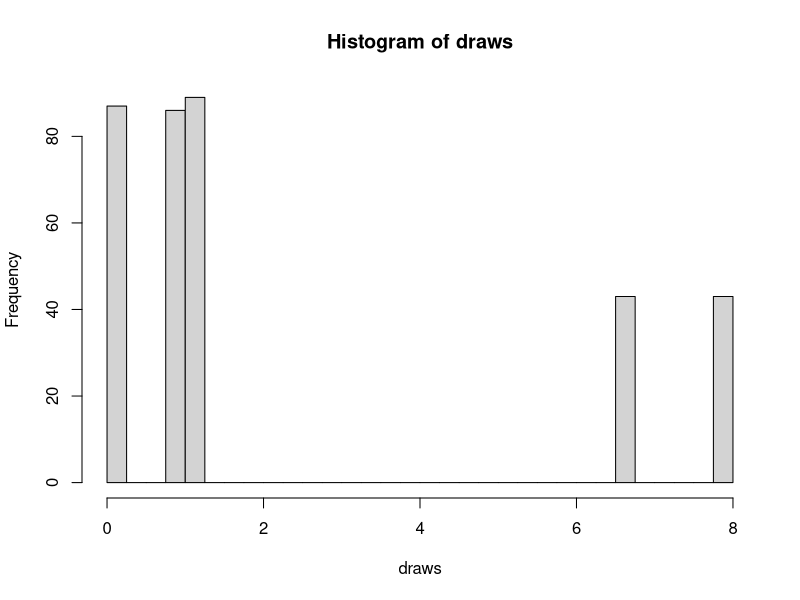
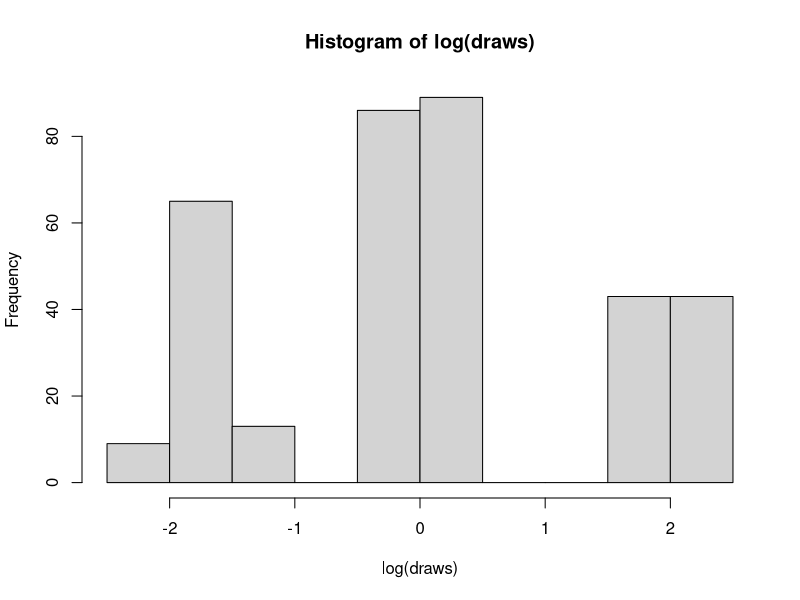
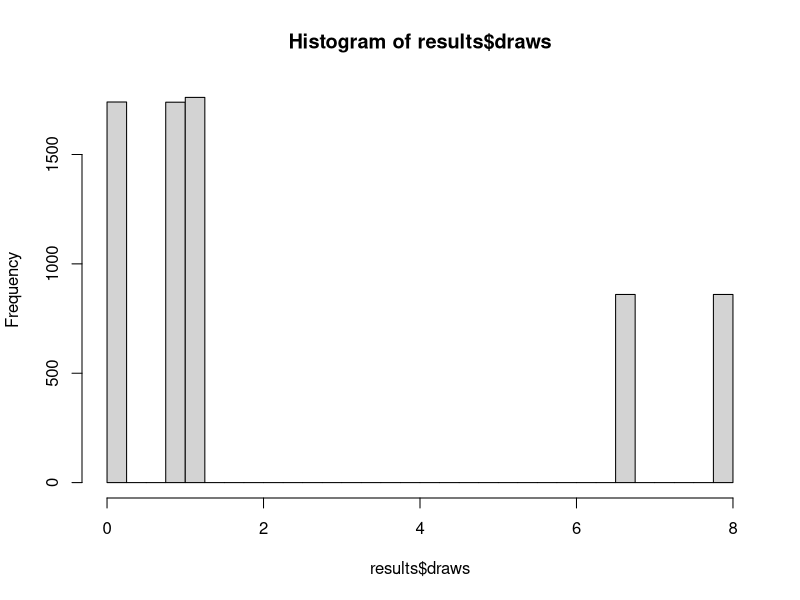
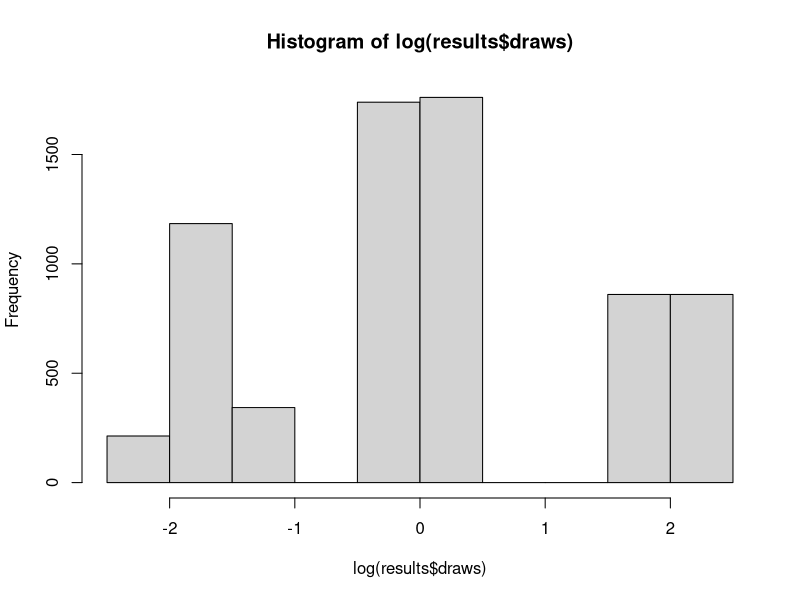

The R script that drew these images, in order: (Note: this script raises an error after producing the figures.)
# GR 0-1 occurrs about 200 times
# GR 1-2 occurrs about 100 times
# GR 6-8 occurrs about 100 times

ts_length <- 350
draws_a <- runif(ts_length*.25, min=.12, max=.25)
draws_b <- runif(ts_length*.5, min=.75, max=1.25)
draws_c <- runif(ts_length*.125, min=6.5, max=6.75)
draws_d <- runif(ts_length*.125, min=7.75, max=8)
draws <- c(draws_a, draws_b, draws_c, draws_d)

hist(draws, breaks = seq(0,8, by=0.25))
hist(log(draws))
mean(log(draws))

# recreating our GR recreates the trimodal distribution of log(GR)
# but why does that persist across runs?

# what if we do it across a bunch of runs
ts_length <- 350
runs <- 20
results <- data.frame(GR=double(), run=integer())
for (xx in 1:runs) {
  draws_a <- runif(ts_length*.25, min=.12, max=.25)
  draws_b <- runif(ts_length*.5, min=.75, max=1.25)
  draws_c <- runif(ts_length*.125, min=6.5, max=6.75)
  draws_d <- runif(ts_length*.125, min=7.75, max=8)
  draws <- c(draws_a, draws_b, draws_c, draws_d)
  run_num <- rep(xx, length(draws))
  current <- data.frame(draws, run_num)
  results <- rbind(results, current)

}

hist(results$draws, breaks = seq(0,8, by=0.25))
hist(log(results$draws)) # is tri-modal

run.gr <- results %>% group_by(run_num) %>%
  dplyr::summarise(
    gr.an.log.mean = mean(log(draws)),
    gr.an.mean = mean(draws)
  )

hist(run.gr$gr.an.mean) # not tri-modal if we just take the means
hist(run.gr$gr.an.log.mean) # not tri-modal...hmmm
mean(run.gr$gr.an.log.mean)
